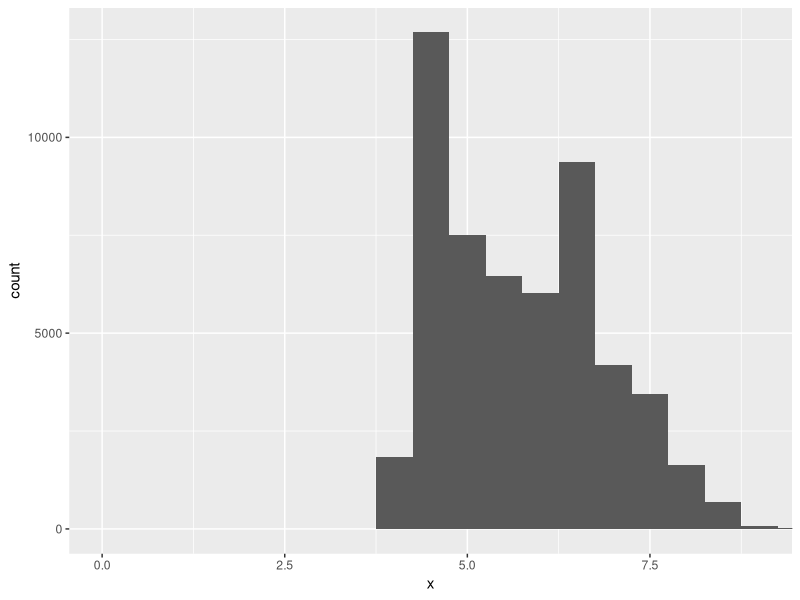
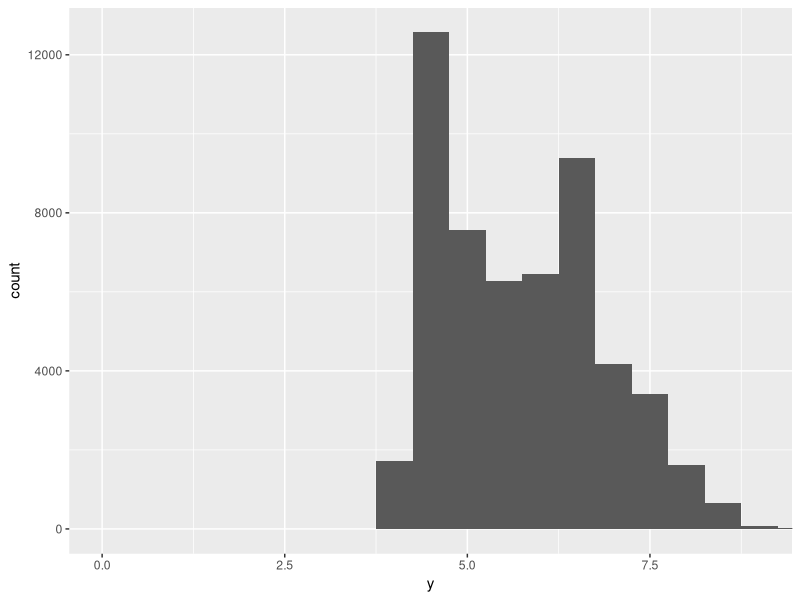
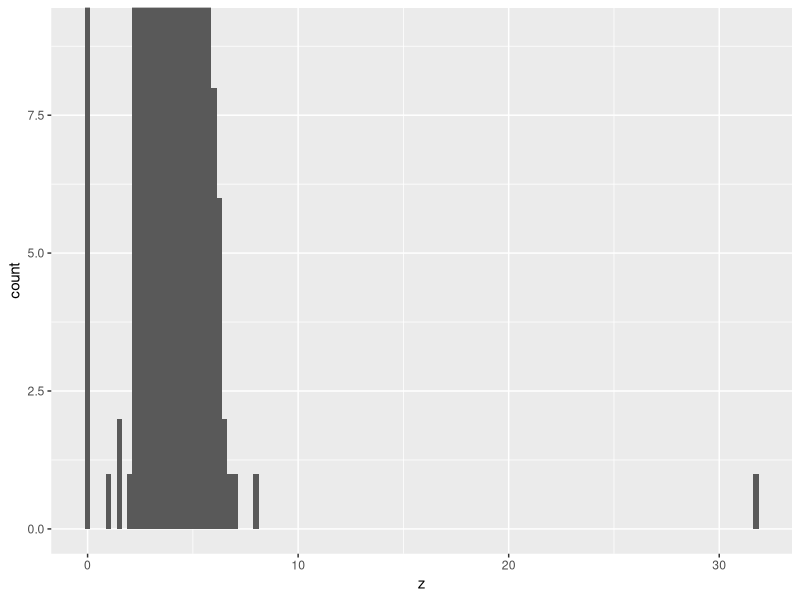
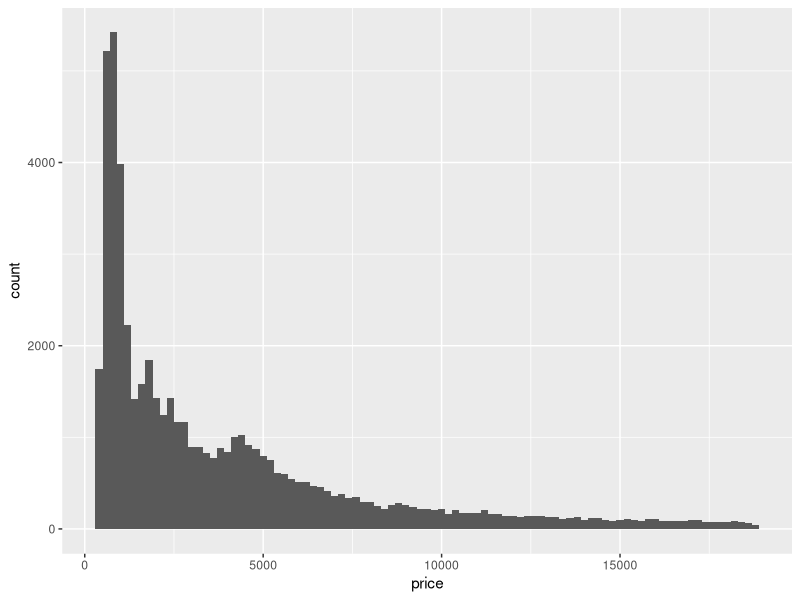
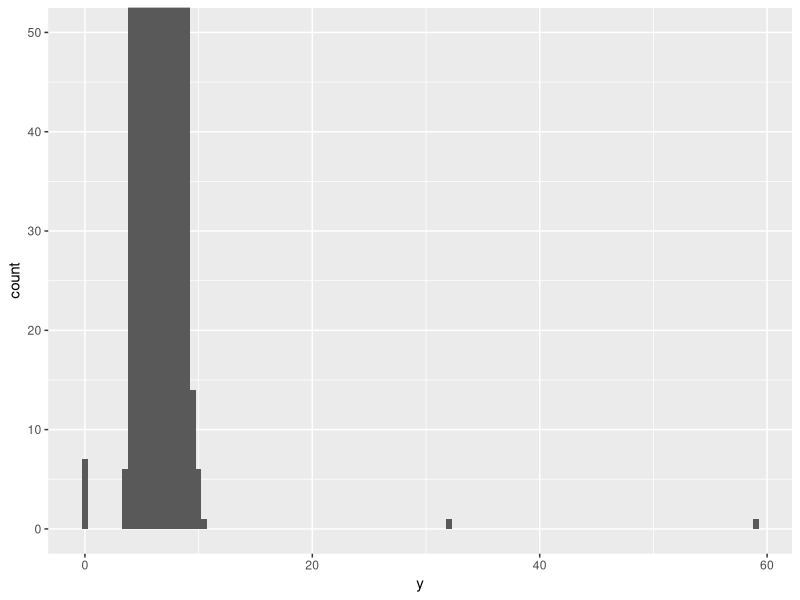
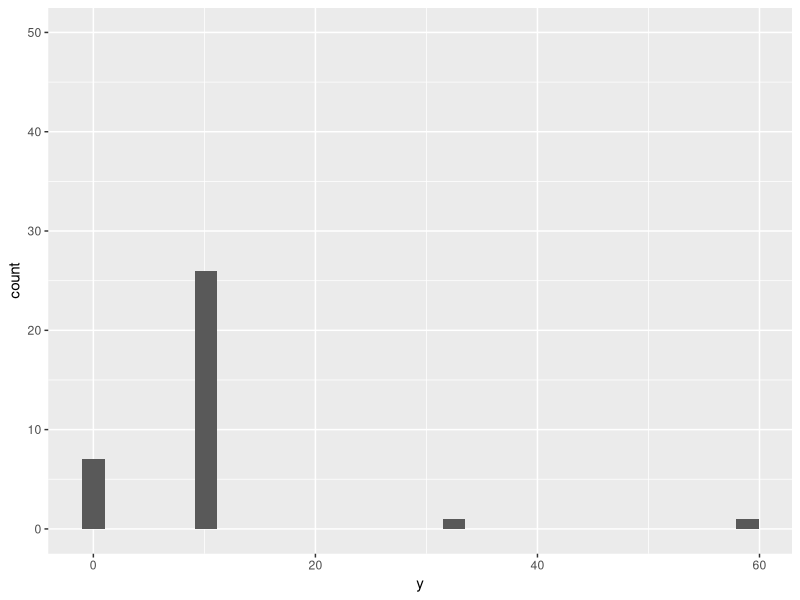

R code for these plots, in order:
library(tidyverse)

diamonds |> 
    ggplot(aes(x = x)) +
    geom_histogram(binwidth = 0.5) +
    coord_cartesian(xlim = c(0,9))

diamonds |> 
    ggplot(aes(x = y)) +
    geom_histogram(binwidth = 0.5) +
    coord_cartesian(xlim = c(0,9))

diamonds |> 
    ggplot(aes(x = z)) +
    geom_histogram(binwidth = 0.25) +
    coord_cartesian(ylim = c(0,9))

diamonds |> 
    ggplot(aes(x = price)) +
    geom_histogram(binwidth = 200)

diamonds |> 
    filter(carat == 0.99) |> 
    nrow()

ggplot(diamonds, aes(x = y)) + 
    geom_histogram(binwidth = 0.5) +
    coord_cartesian(ylim = c(0, 50))

ggplot(diamonds, aes(x = y)) + 
    geom_histogram() +
    ylim(0, 50)